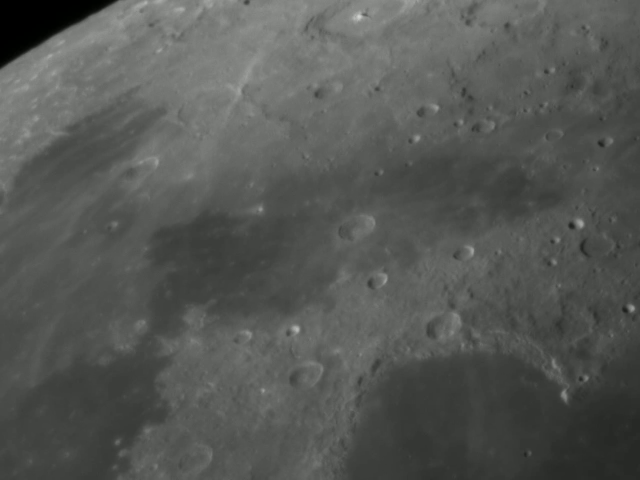
#> input picture frame 10 of Source/Videos/short_video.avi, 1280 x 960 px (shown at 1/2 size)
$ python dark_flat_test.py
#> lines starting #> are read from the running program, lines starting #| are printed output that depends on the picture; after the words box and inside, x2 and y2 are one past the last pixel; in counts of white or black regions, pixels touching at a corner belong together
import matplotlib.pyplot as plt
from cv2 import VideoCapture, VideoWriter_fourcc, VideoWriter
from numpy import full, zeros, uint8, clip


def create_dark(dark):
    dark[700:800, 700:800, :] += 15
    return dark


def create_flat(image):
    type = image.dtype
    image[100:200, 100:200, :] = (image[100:200, 100:200, :] * 0.9).astype(type)
    return image


original_video = 'Videos/short_video.avi'
processed_video = 'D:/SW-Development/Python/PlanetarySystemStacker/Examples/Darks_and_Flats/short_video_dark-flat-processed.avi'
video_dark = "D:/SW-Development/Python/PlanetarySystemStacker/Examples/Darks_and_Flats/artificial_dark.avi"
video_flat = "D:/SW-Development/Python/PlanetarySystemStacker/Examples/Darks_and_Flats/artificial_flat.avi"
ny = 960
nx = 1280

dark = create_dark(zeros((ny, nx, 3), uint8))
flat = (create_flat(full((ny, nx, 3), 128)) + dark).astype(uint8)

plt.imshow(dark)
plt.show()
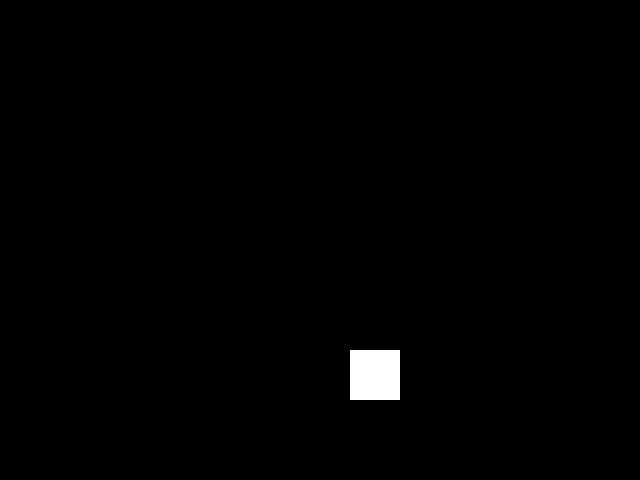
#> shown: shape (960, 1280, 3) (shown at 1/2 size); values 0 (black) and 15 (white), 0.81% white; 1 white region, box (x1, y1, x2, y2) and area: (700, 700, 800, 800) 10000
plt.imshow(flat)
plt.show()

# Create the VideoCapture object.
cap = VideoCapture(original_video)
# Define the codec and create VideoWriter object
fourcc = VideoWriter_fourcc(*'XVID')
out = VideoWriter(processed_video, fourcc, 20.0, (nx, ny))
out_dark = VideoWriter(video_dark, fourcc, 20.0, (nx, ny))
out_flat = VideoWriter(video_flat, fourcc, 20.0, (nx, ny))

while (True):
    # Capture frame-by-frame
    ret, frame = cap.read()
#> frame is the input picture: shape (960, 1280, 3); mean B, G, R 84.6, 87.5, 85.6
    if ret == True:
        frame_flat_applied = create_flat(frame)
        frame_dark_added = frame_flat_applied + dark
        frame_processed = clip(frame_dark_added, 0, 255)
        out.write(frame_processed)
        out_dark.write(dark)
        out_flat.write(flat)
    else:
        break

# When everything done, release the capture
cap.release()
out.release()
out_dark.release()
out_flat.release()
